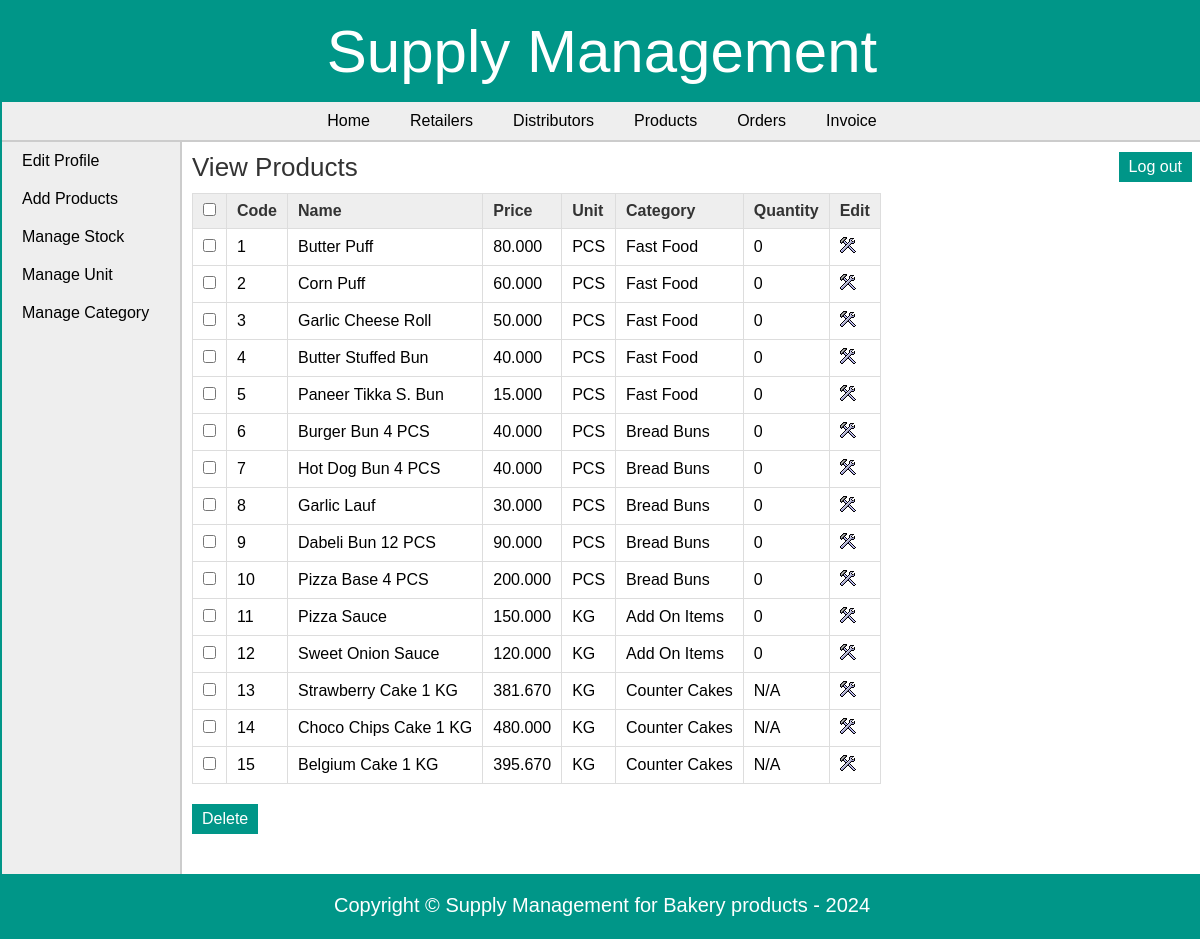
Page /manufacturer/view_products.php (signed in) on the committed database.
### tables this page shows
CREATE TABLE `products` (
  `pro_id` int(11) NOT NULL,
  `pro_name` varchar(25) NOT NULL,
  `pro_desc` text DEFAULT NULL,
  `pro_price` decimal(10,3) NOT NULL,
  `unit` int(11) NOT NULL,
  `pro_cat` int(11) NOT NULL,
  `quantity` int(6) DEFAULT NULL
);

CREATE TABLE `unit` (
  `id` int(11) NOT NULL,
  `unit_name` varchar(20) NOT NULL,
  `unit_details` text DEFAULT NULL
);

CREATE TABLE `categories` (
  `cat_id` int(11) NOT NULL,
  `cat_name` varchar(25) NOT NULL,
  `cat_details` text DEFAULT NULL
);

### manufacturer/view_products.php (the view, shortened to what this page needs)
<?php
	include("../includes/config.php");
	if(isset($_SESSION['manufacturer_login'])) {
			$query_selectProducts = "SELECT * FROM products,categories,unit WHERE products.pro_cat=categories.cat_id AND products.unit=unit.id ORDER BY pro_id";
			$result_selectProducts = mysqli_query($con,$query_selectProducts);
		}
		else {
			header('Location:../index.php');
		}
?>
<!DOCTYPE html>
<html>
<head>
	<link rel="stylesheet" href="../includes/main_style.css" >
</head>
<body>
	<?php
		include("../includes/header.inc.php");
		include("../includes/nav_manufacturer.inc.php");
		include("../includes/aside_manufacturer.inc.php");
	?>
	<section>
		<h1>View Products</h1>
		<form action="" method="POST" class="form">
		<table class="table_displayData">
			<tr>
				<th> <input type="checkbox" onClick="toggle(this)" /> </th>
				<th> Code </th>
				<th> Name </th>
				<th> Price </th>
				<th> Unit </th>
				<th> Category </th>
				<th> Quantity </th>
				<th> Edit </th>
			</tr>
			<?php $i=1; while($row_selectProducts = mysqli_fetch_array($result_selectProducts)) { ?>
			<tr>
				<td> <input type="checkbox" name="chkId[]" value="<?php echo $row_selectProducts['pro_id']; ?>" /> </td>
				<td> <?php echo $row_selectProducts['pro_id']; ?> </td>
				<td> <?php echo $row_selectProducts['pro_name']; ?> </td>
				<td> <?php echo $row_selectProducts['pro_price']; ?> </td>
				<td> <?php echo $row_selectProducts['unit_name']; ?> </td>
				<td> <?php echo $row_selectProducts['cat_name']; ?> </td>
				<td> <?php if($row_selectProducts['quantity'] == NULL){ echo "N/A";} else {echo $row_selectProducts['quantity'];} ?> </td>
				<td> <a href="edit_product.php?id=<?php echo $row_selectProducts['pro_id']; ?>"><img src="../images/edit.png" alt="edit" /></a> </td>
			</tr>
			<?php $i++; } ?>
		</table>
		<input type="submit" value="Delete" class="submit_button"/>
		</form>
	</section>
	<?php
		include("../includes/footer.inc.php");
	?>
</body>
</html>

### includes/header.inc.php
<header> <h1>Supply Management</h1> </header>

### includes/nav_manufacturer.inc.php
<nav>
	<a href="index.php">Home</a><a href="../manufacturer/view_retailer.php">Retailers</a><a href="../manufacturer/view_distributor.php">Distributors</a><a href="../manufacturer/view_products.php">Products</a><a href="../manufacturer/view_orders.php">Orders</a><a href="../manufacturer/view_invoice.php">Invoice</a>
</nav>

### includes/aside_manufacturer.inc.php
<table class="table_mainWrapper">
<tr>
<td id="td_aside">
<aside>
	<a href="../manufacturer/edit_profile.php">Edit Profile</a><a href="../manufacturer/add_product.php">Add Products</a><a href="../manufacturer/manage_stock.php">Manage Stock</a><a href="../manufacturer/view_unit.php">Manage Unit</a><a href="../manufacturer/view_category.php">Manage Category</a>
</aside>
</td>
<td id="td_section">
<a href="../logout.php"><input type="button" value="Log out" class="submit_button" style="float:right;margin:10px;"/></a>

### includes/footer.inc.php
</td>
</tr>
</table>
<footer>Copyright &copy; Supply Management for Bakery products - 2024 </footer>

### includes/main_style.css (style rules this page uses)
* { font-family: arial,sans-serif; margin:0px; padding:0px; }
body { width:1200px; margin:auto; border:2px solid #009688; }
a { text-decoration:none; }
.submit_button { font-size:16px; margin-top:20px; margin-right:20px; padding:6px 10px; background-color:#009688; border:none; color:white; }
header { background-color:#009688; height:100px; margin:0px auto; }
header h1 { text-align:center; line-height:100px; color:white; font-size:60px; font-weight:normal; }
nav { margin:0px; text-align:center; background-color:#EEEEEE; border-bottom:2px solid #ccc; }
nav a { color:black; display:inline-block; padding:10px 20px; }
.table_mainWrapper { width:1200px; border-spacing:0px; }
#td_aside { background-color:#EEEEEE; vertical-align:top; width:200px; border-right:2px solid #ccc; }
aside a { color:black; display:block; padding:10px 20px; }
#td_section { vertical-align:top; }
section { width:1000px; padding:10px; padding-bottom:40px; }
section h1 { margin-bottom:10px; font-weight:normal; color:#333; font-size: 26px; }
table { border-collapse: collapse; }
.table_displayData td, .table_displayData th { border:1px solid #ddd; padding: 8px 10px; text-align: left; }
.table_displayData th { background-color:#eee; color:#333; }
footer { clear:both; padding:20px; font-size:20px; background-color:#009688; color:white; text-align:center; }

### rows in the picture
products: pro_id "1", pro_name "Butter Puff", pro_price "80.000", unit.unit_name "PCS", pro_cat.cat_name "Fast Food", quantity "0"
products: pro_id "2", pro_name "Corn Puff", pro_price "60.000", unit.unit_name "PCS", pro_cat.cat_name "Fast Food", quantity "0"
products: pro_id "3", pro_name "Garlic Cheese Roll", pro_price "50.000", unit.unit_name "PCS", pro_cat.cat_name "Fast Food", quantity "0"
products: pro_id "4", pro_name "Butter Stuffed Bun", pro_price "40.000", unit.unit_name "PCS", pro_cat.cat_name "Fast Food", quantity "0"
products: pro_id "5", pro_name "Paneer Tikka S. Bun", pro_price "15.000", unit.unit_name "PCS", pro_cat.cat_name "Fast Food", quantity "0"
products: pro_id "6", pro_name "Burger Bun 4 PCS", pro_price "40.000", unit.unit_name "PCS", pro_cat.cat_name "Bread Buns", quantity "0"
products: pro_id "7", pro_name "Hot Dog Bun 4 PCS", pro_price "40.000", unit.unit_name "PCS", pro_cat.cat_name "Bread Buns", quantity "0"
products: pro_id "8", pro_name "Garlic Lauf", pro_price "30.000", unit.unit_name "PCS", pro_cat.cat_name "Bread Buns", quantity "0"
products: pro_id "9", pro_name "Dabeli Bun 12 PCS", pro_price "90.000", unit.unit_name "PCS", pro_cat.cat_name "Bread Buns", quantity "0"
products: pro_id "10", pro_name "Pizza Base 4 PCS", pro_price "200.000", unit.unit_name "PCS", pro_cat.cat_name "Bread Buns", quantity "0"
products: pro_id "11", pro_name "Pizza Sauce", pro_price "150.000", unit.unit_name "KG", pro_cat.cat_name "Add On Items", quantity "0"
products: pro_id "12", pro_name "Sweet Onion Sauce", pro_price "120.000", unit.unit_name "KG", pro_cat.cat_name "Add On Items", quantity "0"
products: pro_id "13", pro_name "Strawberry Cake 1 KG", pro_price "381.670", unit.unit_name "KG", pro_cat.cat_name "Counter Cakes", shows "N/A"
products: pro_id "14", pro_name "Choco Chips Cake 1 KG", pro_price "480.000", unit.unit_name "KG", pro_cat.cat_name "Counter Cakes", shows "N/A"
products: pro_id "15", pro_name "Belgium Cake 1 KG", pro_price "395.670", unit.unit_name "KG", pro_cat.cat_name "Counter Cakes", shows "N/A"
